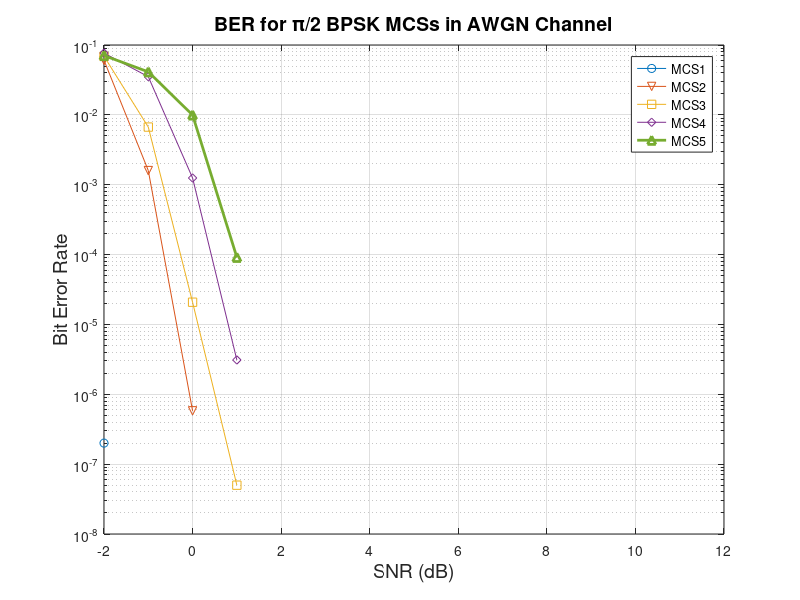

Source code (MATLAB): (Note: this script raises an error after producing the figure.)
% script to ber curves from wls
clc; clear;
%% BPSK
ber1 = importdata('ber1.mat')
ber2 = importdata('ber2.mat')
ber3 = importdata('ber3.mat')
ber4 = importdata('ber4.mat')
ber5 = importdata('ber5.mat')
snr = -2:1:12; % SNR values for BER curve
ber3(4) = .05e-6;
figure(1);
semilogy(snr,ber1,'-o',snr,ber2,'-v',snr,ber3,'-s',...
         snr,ber4,'-d', snr, ber5, '-^', 'LineWidth', 2);
title('BER for \pi/2 BPSK MCSs in AWGN Channel', 'FontSize', 14); grid on;
xlabel('SNR (dB)', 'FontSize', 14); 
ylabel('Bit Error Rate', 'FontSize', 14);
legend("MCS1", "MCS2", "MCS3", "MCS4", "MCS5", "location", "best")
ax = gca
ax.LineWidth = 1.75
%% QPSK
ber6 = importdata('ber6.mat')
ber7 = importdata('ber7.mat')
ber8 = importdata('ber8.mat')
ber9 = importdata('ber9.mat')
snr = -2:1:12; % SNR values for BER curve
ber7(5) = .1e-6
figure(2);
semilogy(snr,ber6,'-o',snr,ber7,'-v',snr,ber8,'-s',...
         snr,ber9,'-d', 'LineWidth', 2);
title('BER for \pi/2 QPSK MCSs in AWGN Channel', 'FontSize', 14); grid on;
xlabel('SNR (dB)','FontSize', 14);
ylabel('Bit Error Rate','FontSize', 14);
legend("MCS6", "MCS7", "MCS8", "MCS9", "location", "best")
ax = gca
ax.LineWidth = 1.75